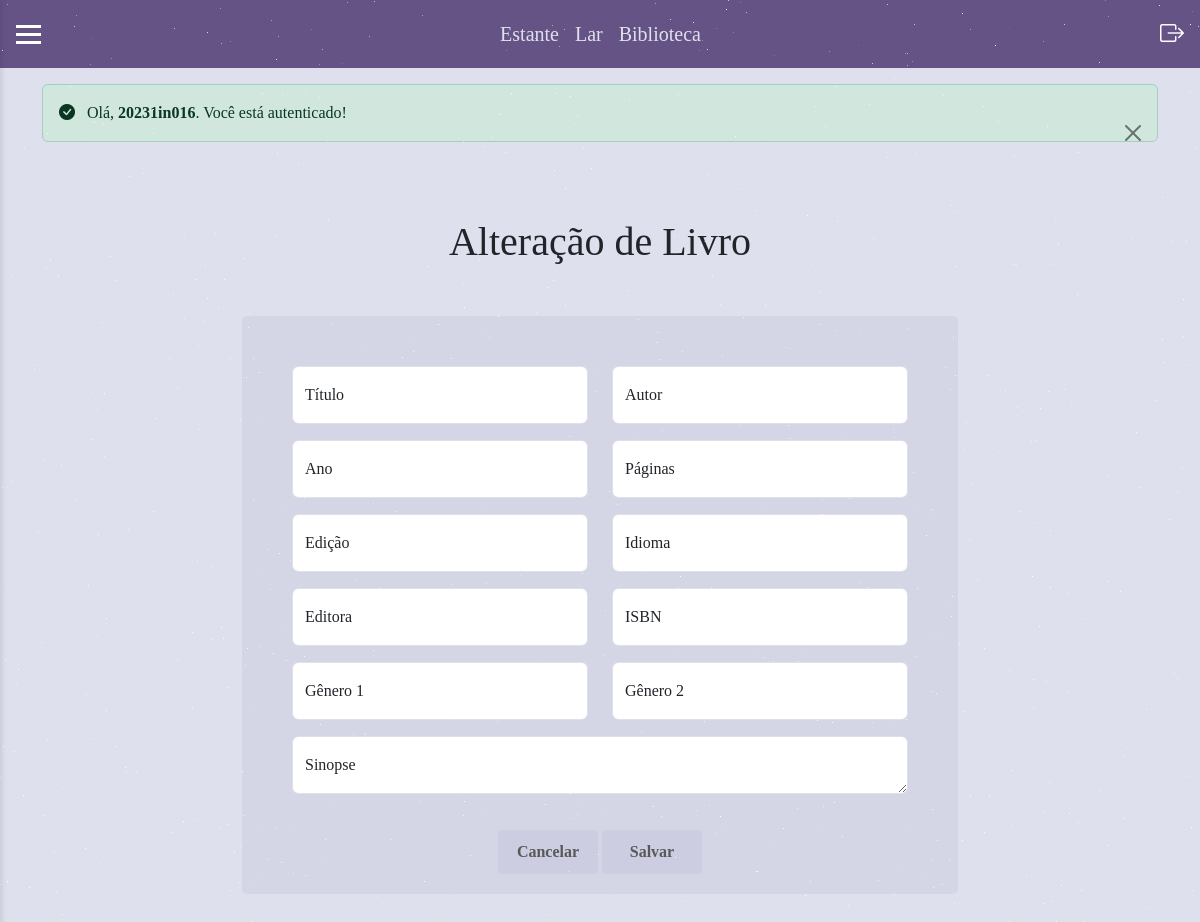
The app's page /admin/alterar_livro/40 (signed in), older data.
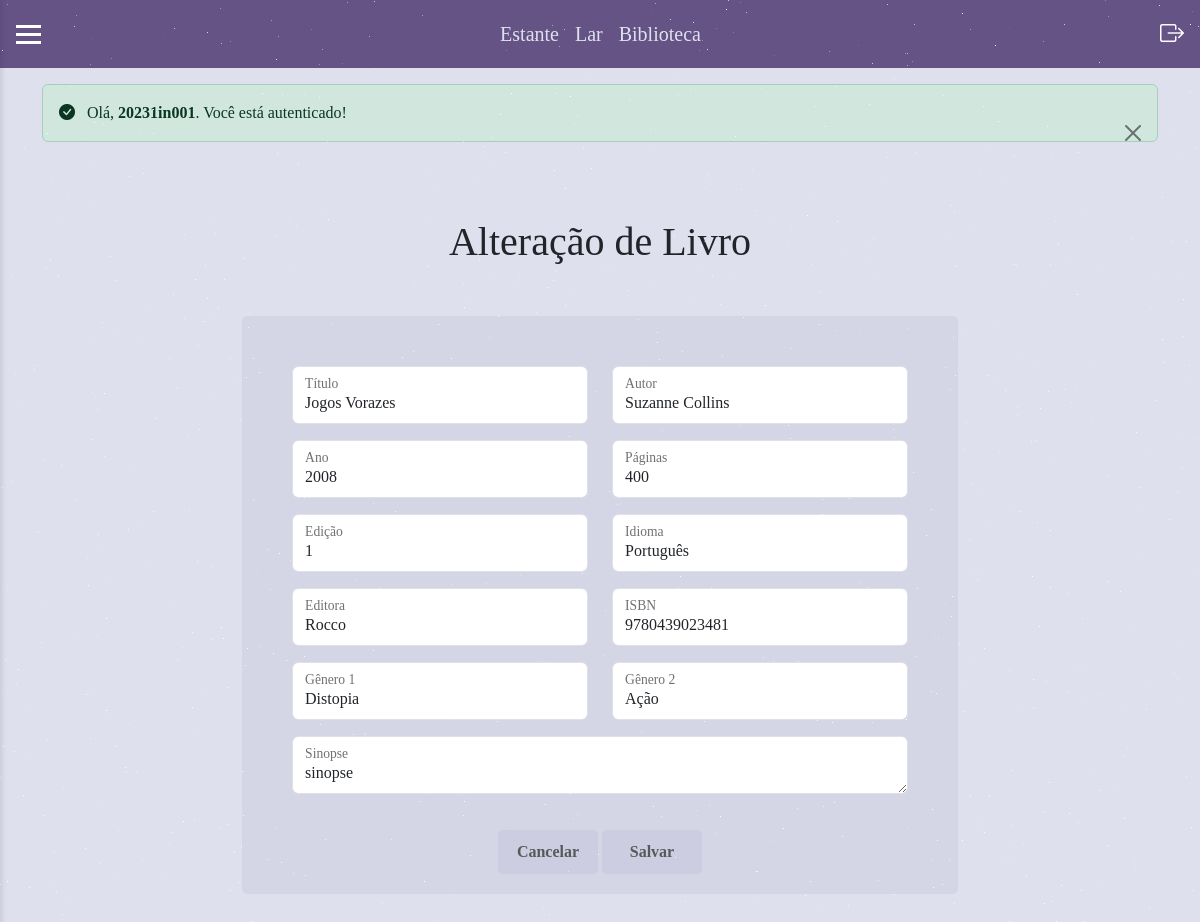
The same page, newer data.
### tables this page shows
CREATE TABLE livros ( 
        id INTEGER PRIMARY KEY AUTOINCREMENT,
        titulo TEXT NOT NULL,
        autor TEXT NOT NULL,
        ano INTEGER NOT NULL,
        paginas INTEGER NOT NULL,
        edicao TEXT NOT NULL,
        idioma TEXT NOT NULL,
        editora TEXT NOT NULL,
        isbn TEXT NOT NULL,
        genero1 TEXT NOT NULL,
        genero2 TEXT NOT NULL,
        sinopse TEXT NOT NULL
    );

### routes/admin_router.py (the view)
@router.get("/alterar_livro/{id}")
def get_alterar_livro(request: Request, id: int = Path(...)):
    livro = LivroRepo.obter_livro_por_id(id)
    response = templates.TemplateResponse(
        "admin/alterar_livro.html", {"request": request, "livro": livro}
    )
    if not verificar_autenticacao(request):
        return RedirectResponse("/login")
    return response

### templates/admin/alterar_livro.html (shortened to what the changed rows need)
{% extends "base.html" %}
{% block css %}
<link rel="stylesheet" href="/static/css/cadastro_livro/cadastro_livro.css">
{% endblock %}
{% block conteudo %}
<form method="post">
    <h1>Alteração de Livro</h1>
    <div class="um">
        <div class="row">
            <div class="col">
                <div class="form-floating mb-3">
                    <input type="text" class="form-control" name="titulo" id="titulo" placeholder=" " value="{{livro.titulo}}"/>
                    <label for="titulo">Título</label>
                </div>
            </div>
            <div class="col">
                <div class="form-floating mb-3">
                    <input type="text" class="form-control" name="autor" id="autor" placeholder=" " value="{{livro.autor}}"/>
                    <label for="autor">Autor</label>
                </div>
            </div>
        </div>
        <div class="row">
            <div class="col">
                <div class="form-floating mb-3">
                    <input type="text" class="form-control" name="ano" id="ano" placeholder=" " value="{{livro.ano}}"/>
                    <label for="ano">Ano</label>
                </div>
            </div>
            <div class="col">
                <div class="form-floating mb-3">
                    <input type="text" class="form-control" name="paginas" id="paginas" placeholder=" " value="{{livro.paginas}}"/>
                    <label for="paginas">Páginas</label>
                </div>
            </div>
            <div class="col">
                <div class="form-floating mb-3">
                    <input type="text" class="form-control" name="edicao" id="edicao" placeholder=" " value="{{livro.edicao}}"/>
                    <label for="edicao">Edição</label>
                </div>
            </div>
            <div class="col">
                <div class="form-floating mb-3">
                    <input type="text" class="form-control" name="idioma" id="idioma" placeholder=" " value="{{livro.idioma}}"/>
                    <label for="idioma">Idioma</label>
                </div>
            </div>
        </div>
        <div class="row">
            <div class="col">
                <div class="form-floating mb-3">
                    <input type="text" class="form-control" name="editora" id="editora" placeholder=" " value="{{livro.editora}}"/>
                    <label for="editora">Editora</label>
                </div>
            </div>
            <div class="col">
                <div class="form-floating mb-3">
                    <input type="text" class="form-control" name="isbn" id="isbn" placeholder=" " value="{{livro.isbn}}"/>
                    <label for="isbn">ISBN</label>
                </div>
            </div>
        </div>
        <div class="row">
            <div class="col">
                <div class="form-floating mb-3">
                    <input type="text" class="form-control" name="genero1" id="genero1" placeholder=" " value="{{livro.genero1}}"/>
                    <label for="genero1">Gênero 1</label>
                </div>
            </div>
            <div class="col">
                <div class="form-floating mb-3">
                    <input type="text" class="form-control" name="genero2" id="genero2" placeholder=" " value="{{livro.genero2}}"/>
                    <label for="genero2">Gênero 2</label>
                </div>
            </div>
        </div>
        <div class="row">
            <div class="col">
                <div class="form-floating mb-3">
                    <textarea class="form-control h-120" placeholder=" " name="sinopse" id="sinopse">{{livro.sinopse}}</textarea>
                    <label for="sinopse">Sinopse</label>
                </div>
            </div>
        </div>
    </div>
</form>
{% endblock %}

Row changes from the older to the newer data that the page shows:
added livros: titulo "Jogos Vorazes", autor "Suzanne Collins", ano "2008", paginas "400", edicao "1", idioma "Português", editora "Rocco", isbn "9780439023481", genero1 "Distopia", genero2 "Ação", sinopse "sinopse"
Text that changed along with them:
{{ mensagem|safe }}: "Olá, 20231in016 . Você está autenticado!" → "Olá, 20231in001 . Você está autenticado!"
